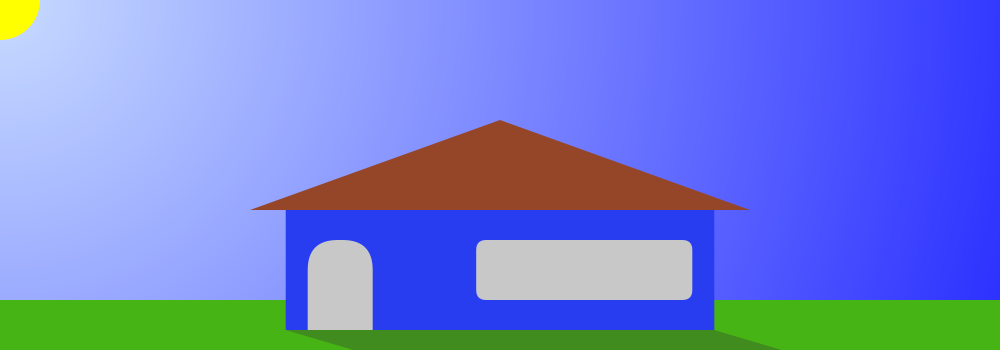
Frame 1 (no input)
Frame 60 (the mouse pressed at the canvas centre just before this capture): identical to frame 1, image omitted
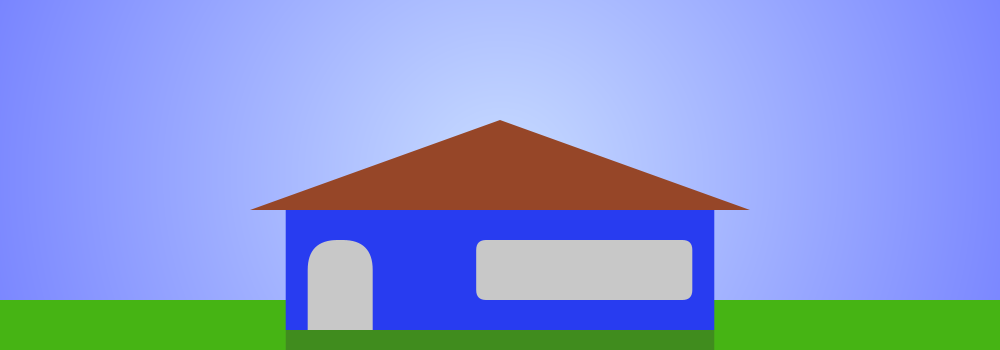
Frame 120 (the mouse held since frame 60 and released just before this capture)

The Processing sketch that drew these frames (run headless with seeded random() and noise(); from frame 60 on, the mouse is pressed at the canvas centre):

// Processing sketch: CasaDoVini
// ── CasaDoVini.pde
void setup() {
  size(1000, 350);
}

void draw() {
  PVector sunPos = new PVector(mouseX, mouseY);

  noStroke();

  loadPixels();
  for (int x = 0; x < width; x++) {
    for (int y = 0; y < height; y++) {
      pixels[x+y*width] = color(map(dist(x, y, sunPos.x, sunPos.y), 0, width+height, 200, 0), map(dist(x, y, sunPos.x, sunPos.y), 0, width+height, 220, 0), 255);
    }
  }
  updatePixels();

  fill(255, 255, 0);
  ellipse(sunPos.x, sunPos.y, 80, 80);

  fill(70, 180, 20);
  rect(-1, 300, width+1, 120);

  fill(40, 60, 240);
  rectMode(CORNERS);
  rect(width/3.5, 210, width-width/3.5, 330);

  fill(200);
  rect(width/2.1, 240, width-width/3.25, 330-30, 10);

  rectMode(CORNER);
  rect(width/3.25, 240, 65, 330-240, 30, 30, 0, 0);

  fill(50, 80);

  float angle = map(-atan2(sunPos.x-width/2, sunPos.y-120), -HALF_PI, TWO_PI-HALF_PI, 0, TWO_PI);

  beginShape();
  vertex(width/3.5, 330);
  vertex(width-width/3.5, 330);

  vertex(width-width/3.5-cos(angle)*(width/3*5)/4, 330+(330-210));
  vertex(width/3.5-cos(angle)*(width/3*5)/4, 330+(330-210));
  endShape(CLOSE);

  fill(150, 70, 40);
  triangle(width/2, 120, width/4, 210, width-width/4, 210);
}
